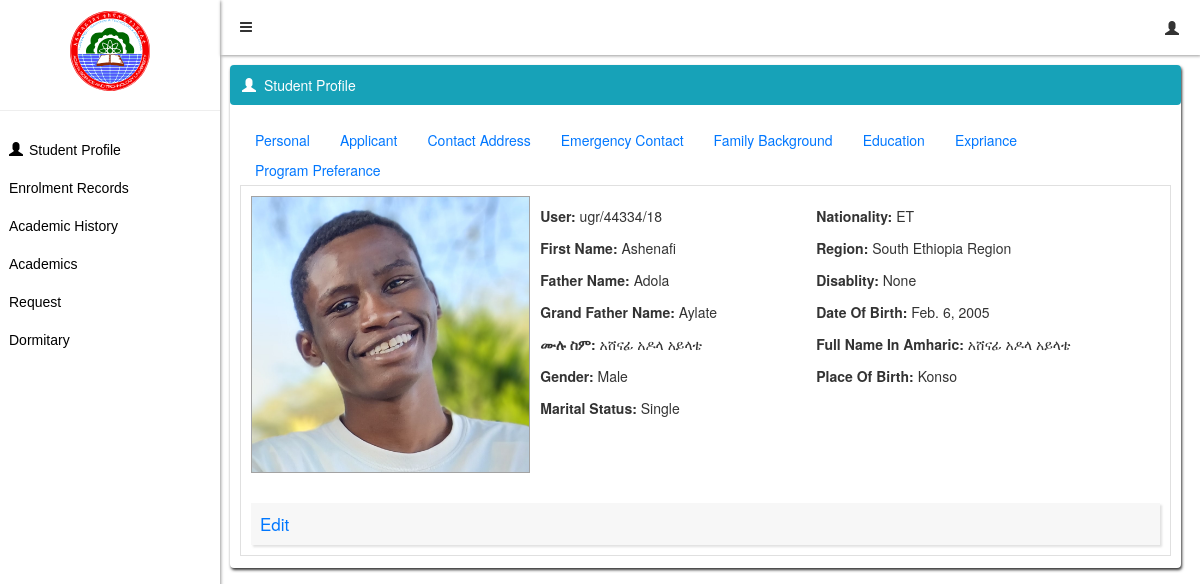
The page /studProfile/ (signed in) on the database its author committed.
### Estudent/models.py (models this page shows)
class Student_informations(models.Model):
    GENDER_CHOICES = [
        ('Male', 'Male'),
        ('Female', 'Female'),
    ]
    MARITAL_CHOICES = [
        ('Single', 'Single'),
        ('Married', 'Married'),
    ]
    REGION_CHOICES = [
        ('Addis Ababa', 'Addis Ababa'),
        ('Afar Region', 'Afar Region'),
        ('Amhara Region', 'Amhara Region'),
        ('Benishangul-Gumuz Region', 'Benishangul-Gumuz Region'),
        ('Central Ethiopia Region', 'Central Ethiopia Region'),
        ('Dire Dawa', 'Dire Dawa'),
        ('Gambela Region', 'Gambela Region'),
        ('Harari Region', 'Harari Region'),
        ('Oromia Region', 'Oromia Region'),
        ('Sidama Region', 'Sidama Region'),
        ('Somali Region', 'Somali Region'),
        ('South Ethiopia Region', 'South Ethiopia Region'),
        ('South West Ethiopia Peoples\' Region', 'South West Ethiopia Peoples\' Region'),
        ('Tigray Region', 'Tigray Region'),
    ]
    TUITION_CHOICES = [
        ('cost_sharing', 'cost_sharing'),
        ('non-cafe', 'non-cafe'),
    ]
    DISABILITY_CHOICES = [
        ('None', 'No Disability'),
        ('Physical', 'Physical Disability'),
        ('Hearing', 'Hearing Impairment'),
        ('Visual', 'Visual Impairment'),
        ('Other', 'Other (Please specify)'),
    ]
    user = models.ForeignKey(User, on_delete=models.CASCADE)
    Name = models.CharField(max_length=30)
    Father = models.CharField(max_length=30)
    Grand_Father = models.CharField(max_length=30)
    ሙሉ_ስም = models.CharField(max_length=30)
    Gender = models.CharField(max_length=20, choices=GENDER_CHOICES)
    Marital_Status = models.CharField(max_length=20,choices=MARITAL_CHOICES)
    Matric_Result = models.IntegerField()
    Date_Of_Birth = models.DateField()
    Age = models.IntegerField()
    Place_Of_Birth = models.CharField(max_length=30)
    Photo = models.ImageField(null=True, upload_to='photos/')
    Nationality = models.CharField(max_length=20)
    Region = models.CharField(max_length=50, choices=REGION_CHOICES)
    Disability = models.CharField(max_length=30, choices=DISABILITY_CHOICES)
    Email = models.EmailField(unique=True)
    Phone = models.IntegerField()
    Registration_Number = models.IntegerField(null=True)
    Tuition_Type = models.CharField(max_length=20, choices=TUITION_CHOICES)
    Country = models.CharField(max_length=20)
    Street_Address = models.CharField(max_length=20, null=True)
    Home_Tel_Phone = models.IntegerField(null=True)
    Mobile = models.IntegerField(null=True)
    Work_Tel_Phone = models.IntegerField(null=True)
    Woreda = models.CharField(null=True)
    Kebele = models.CharField(null=True)

### Estudent/views.py (the view)
# urls.py: path("studProfile/", views.studentProfile, name="studProfile"),
@login_required(login_url='login')
def studentProfile(request):
    aboutStudent = Student_informations.objects.get(user = request.user)
    moreAboutStudent = MoreInfo.objects.get(user = request.user)
    student = request.user
    context = {
        "a":aboutStudent,
        "m":moreAboutStudent,
        "student":student,
    }
    return render(request, 'Estudent/studprof.html',context)

### Estudent/templates/Estudent/studprof.html (shortened to what this page needs)
{% extends 'Estudent/base.html' %}
{% load static %}
{% block content_header %}
<p style="margin: 10px; display: inline;"><i class="glyphicon glyphicon-user" style="margin: 2px; margin-right: -38px;"></i>Student Profile</p>
{% endblock %}
{% block content %}
<div class="links">
    <a href="/studProfile/">Personal</a>
    <a href="/applicant/">Applicant</a>
    <a href="">Contact Address</a>
    <a href="">Emergency Contact</a>
    <a href="">Family Background</a>
    <a href="">Education</a>
    <a href="">Expriance</a>
    <a href="">Program Preferance</a>
</div>
<div class="info">
    <div class="photo">
        <img src="{{ a.Photo.url }}" alt="">
    </div>
    <div class="details">
        <div class="stud-info">
            <p ><b>User: </b>{{student.username}}</p>
            <p ><b>First Name:</b> {{a.Name}}</p>
            <p ><b>Father Name:</b> {{a.Father}}</p>
            <p><b>Grand Father Name: </b>{{a.Grand_Father}}</p>
            <p><b>ሙሉ ስም: </b>{{a.ሙሉ_ስም}}</p>
            <p><b>Gender: </b>{{a.Gender}}</p>
            <p><b>Marital Status: </b>{{a.Marital_Status}}</p>
        </div>
        <div class="stud-info">
            <p ><b>Nationality: </b>{{a.Nationality}}</p>
            <p ><b>Region:</b> {{a.Region}}</p>
            <p ><b>Disablity:</b> {{a.Disability}}</p>
            <p><b>Date Of Birth: </b>{{a.Date_Of_Birth}}</p>
            <p><b>Full Name In Amharic: </b>{{a.ሙሉ_ስም}}</p>
            <p><b>Place Of Birth: </b>{{a.Place_Of_Birth}}</p>
        </div>
    </div>
    <div class="Update">
        <button class="Edit">Edit</button>
    </div>
</div>
{% endblock %}

### Estudent/templates/Estudent/base.html (shortened to what this page needs)
{% load static %}                                                                                                {% load static %}
<!DOCTYPE html>
<html lang="en">
<head>
    <link rel="stylesheet" href="https://cdnjs.cloudflare.com/ajax/libs/font-awesome/4.7.0/css/font-awesome.min.css">
    <link rel="stylesheet" href="https://maxcdn.bootstrapcdn.com/bootstrap/3.3.7/css/bootstrap.min.css">
</head>
<body>
    <div class="sidenav">
        <div class="logo">
            <a href="/home/" class="tohome"><img src="{% static 'Estudent/astu_logo.svg' %}" alt="logo" ></a>
        </div>
        <br>
        <hr>
        <nav>
            <a href="/studProfile/"><i class="glyphicon glyphicon-user" style="width:20px;"></i>Student Profile</a>
            <a href="">Enrolment Records</a>
            <a href="">Academic History</a>
            <a href="">Academics</a>
            <a href="">Request</a>
            <a href="">Dormitary</a>
        </nav>
    </div>
    <div class="main">
        <div class="mainbar">
            <i class="fa fa-bars" id="navs" onclick="" style="margin: 20px;"></i>
            <i class="glyphicon glyphicon-user" style="float: right; margin: 20px; margin-right: -25px;"></i>
        </div>
        <div class="content" id="content">
            <div class="content-header">
                {% block content_header %}
                {% endblock %}
            </div>
            {% block content %}
            {% endblock %}
        </div>
    </div>
</body>
</html>

### Estudent/templates/Estudent/base.html (style rules this page uses)
.sidenav { width: 220px; top:0px; left: 0px; box-shadow: 1px 1px 3px rgb(155, 155, 155); height: 100%; padding: 0px; position: fixed; }
.sidenav a { display: block; text-decoration: none; padding: 9px; font-family: Arial, Helvetica, sans-serif; color: rgb(0, 0, 0); margin-left: 0px; cursor: pointer; }
.logo { width: 100%; height: 70px; text-align: center; padding: 2px; }
.logo img { width: 100px; height: 80px; margin: 0px; }
.main { width: calc(100% - 220px); }
.mainbar { height: 55px; width: calc(100% - 220px); top: 0px; right: 0px; position: fixed; box-shadow: 1px 1px 3px rgb(155, 155, 155); }
i { cursor: pointer; width: 60px; }
.content { width: 97%; box-shadow: 1px 2px 3px; min-height: 150px; margin-top: 65px; margin-left: 230px; padding-bottom: 2px; border-radius: 4px; }
.content-header { background-color: #17a2b8; height: 40px; border-radius: 4px; display: flex; color: white; }

### Estudent/templates/Estudent/studprof.html (style rules this page uses)
.photo { width: 200px; max-width: 1fr; height: auto; display: inline-block; border: solid rgb(163, 163, 163) 1px; margin-bottom: 10px; flex-grow: 1; }
.photo img { width: 100%; height: 100%; overflow-y: hidden; }
.details { display: flex; flex-wrap: wrap; flex-grow: 2; }
.stud-info { height: auto; flex-grow: 4; display: inline-block; padding: 0px; }
.stud-info p { margin: 8px; padding: 2px; }
.links { flex-wrap: wrap; margin: 10px; padding: 10px; padding-bottom: 0px; margin-bottom: 0px; display: flex; }
.links a { margin: 5px; padding-right: 20px; margin-bottom: 0px; height: 25px; text-decoration: none; text-align: left; color: rgb(0, 119, 255); }
.info { height: auto; display: flex; border: solid rgb(224, 224, 224) 1px; margin: 10px; margin-top: 0px; padding: 10px; flex-wrap: wrap; }
.Edit { width: 100%; border: none; text-align: left; padding: 9px; background-color: rgba(0, 0, 0, .03); box-shadow: 2px 2px 2px rgba(180, 180, 180, 0.4); margin: 0px; font-size: 17px; color: rgb(0, 119, 255); }
.Update { width: 110%; height: auto; margin: 0px; margin-top: 20px; }

### rows shown on the page
Student_informations: Photo (picture), Name "Ashenafi", Father "Adola", Grand_Father "Aylate", ሙሉ_ስም "አሸናፊ አዶላ አይላቴ", Gender "Male", Marital_Status "Single", Nationality "ET", Region "South Ethiopia Region", Disability "None", Date_Of_Birth "Feb. 6, 2005", Place_Of_Birth "Konso"

### other values the page prints
{{ student.username }} "ugr/44334/18"
